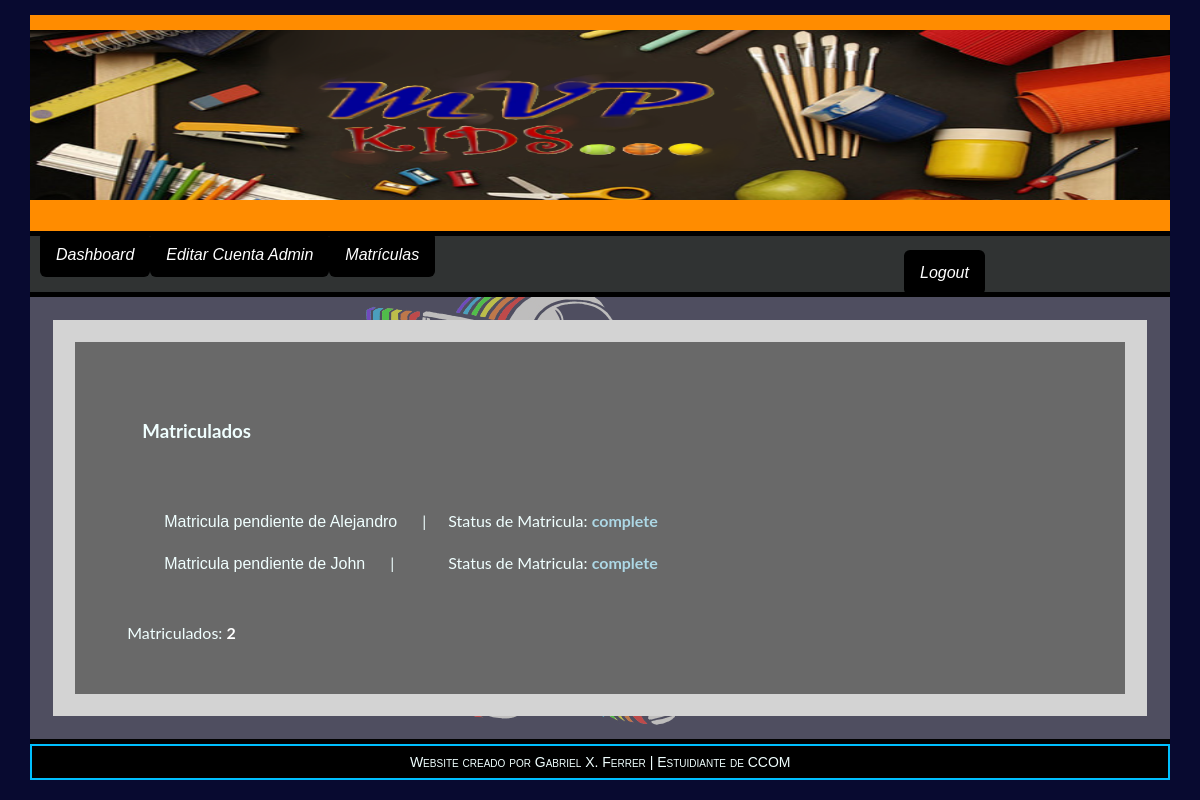
The app's page /admin/admin_index.php (signed in) with its own data.
### tables this page shows
CREATE TABLE `matricula` (
  `m_id` int(3) NOT NULL AUTO_INCREMENT,
  `p_name` varchar(20) NOT NULL,
  `student_name` varchar(20) NOT NULL,
  `email` varchar(60) NOT NULL,
  `grade` varchar(10) NOT NULL,
  `dias_clases` varchar(30) NOT NULL,
  `programa` varchar(20) NOT NULL,
  `plan_medico` text NOT NULL,
  `u_id` int(4) NOT NULL,
  `e_id` int(3) NOT NULL,
  `p_id` int(3) NOT NULL,
  `status` varchar(15) NOT NULL,
  PRIMARY KEY (`m_id`),
  KEY `u_id` (`u_id`),
  KEY `e_id` (`e_id`),
  KEY `p_id` (`p_id`),
  CONSTRAINT `matricula_ibfk_1` FOREIGN KEY (`u_id`) REFERENCES `user` (`usuario_ID`),
  CONSTRAINT `matricula_ibfk_3` FOREIGN KEY (`p_id`) REFERENCES `encargado` (`p_id`)
);

### public/admin/admin_index.php (the view, shortened to what this page needs)
<?php
    require_once("functions/functions_MVP.php");
    $id = $_SESSION['admin'];
    $count = 0;
?>
<!DOCTYPE html>
<html>
    <head>
    </head>
<body>
    <div id="container">
        <div id="header"><img src="img/MVP_banner.png" style="width:100%; height:170px"></div>
    <div id="navbar">
        <ul>
            <li><a href='admin_index.php'>Dashboard</a></li>
            <li><?php if(isset($_SESSION['admin'])){
                    echo "<a href='edit_admin.php?id=$id'>Editar Cuenta Admin</a>";
            }
            ?></li>
            <li><a href="matriculas.php">Matrículas</a></li>
            <li style="padding-left:54em;">
            <?php
            if(isset($_SESSION['u'])){
                echo "<a href='logout.php?p=index.php'>Logout</a>";
            }
			else{
                if(isset($_SESSION['admin'])){
                    echo "<a href='logout.php?p=index.php'>Logout</a>";
                }
                else{
                echo "<a class='on' href='login.php'></a>";
                }
		    }		?></a>
            </li>
        </ul>
        </div>
    <div id="main_body">
        <div id="main">
            <div id="mat_container">
                <div id="main_mat">
                <?php if(isset($_SESSION['admin'])){ ?>
                <h3>Matriculados</h3>
                <table>
                <?php $m_query = "SELECT * FROM matricula WHERE `status` = 'complete'";
      $Mq = mysqli_query($con,$m_query);
      if(mysqli_num_rows($Mq) == 0){
            echo "Username is already in system, enter another Username";
      }
      else{
          while($row = mysqli_fetch_array($Mq)){
                print "<tr>
                       <td><a class='b1' href='matri_info.php?m_id=".$row['m_id']."'>Matricula pendiente de ".$row['p_name']."</a>| </td>
                       <td>  Status de Matricula: <b style='color:lightblue'>".$row['status']."</b></td>
                       </tr>
                       <br>
                       ";
                $count += 1;
          }
      }
?>
                </table>
                <br><br>
                <table>
                    <tr>Matriculados: <b style='color:white'><?php echo $count;?></b></tr>
                </table>
                <?php }
                    else{
                        print "<h3>You are currently not logged in our systems, please enter your account</h3>
                        <p>&nbsp;&nbsp;&nbsp;<a href='login.php' class='aL'>Log In</a></p>";
                    }
                    ?>
                </div>
                </div>
            </div>
        </div>
        </div>
    <div id="footer">
        Website creado por Gabriel X. Ferrer | Estuidiante de CCOM
        </div>
</body>
</html>

### public/admin/admin_index.php (style rules this page uses)
body { background-image: url(img/cool_w1.gif); max-width: 100%; max-height: 100%; background-repeat: repeat; }
#navbar { background-color:azure; width: 100%; clear: both; }
#header { width: 100%; padding-bottom: 15px; padding-top: 15px; clear: both; position: relative; text-shadow: coral 0 0 10px; background-color: darkorange; color: darkblue; text-align: center; border-bottom: 5px solid black; font-size: 4em; font-variant: small-caps; font-family: 'Lacquer', sans-serif; }
#container { width: 95%; padding-top: 15px; margin: auto; position: relative; }
#main_body { display: flex; color: azure; font-family: 'Lato', sans-serif; }
#main { float:left; width: 100%; text-align: left; padding: 2%; background-color: rgba(137, 136, 136, 0.55); border-top: 5px solid black; border-bottom: 5px solid black; }
#mat_container { width: 96%; padding: 2%; background-color:lightgray; position: relative; }
#main_mat { width: 90%; padding: 5%; position: relative; background-color: dimgray; }
#footer { width: 94.7%; left:2.5%; padding-bottom: 8px; padding-top: 8px; position: relative; background-color: black; border: 2px solid deepskyblue; color: azure; text-align: center; font-size: 14px; font-variant: small-caps; font-family: 'Saira Semi Condensed', sans-serif; }
h3 { padding-left: 15px; padding-top: 7px; }
li { float: left; }
li a { background-color: black; color: white; border-radius: 6px; position: relative; padding: 14px 16px; text-decoration-line: none; }
ul { list-style-type: none; margin: 0; padding: 10px; overflow: hidden; background-color: rgba(0,0,0,0.8); font-family: 'Saira Semi Condensed', sans-serif; font-style: italic; }
body { margin: 0; }
.b1 { padding: 15px; margin: 10px; color: azure; text-decoration: none; font-family: 'Saira Semi Condensed', sans-serif; }
table td { padding:10px; }

### records on screen
matricula: p_name "Alejandro", status "complete"
matricula: p_name "John", status "complete"

### other values on screen
$count "2"
